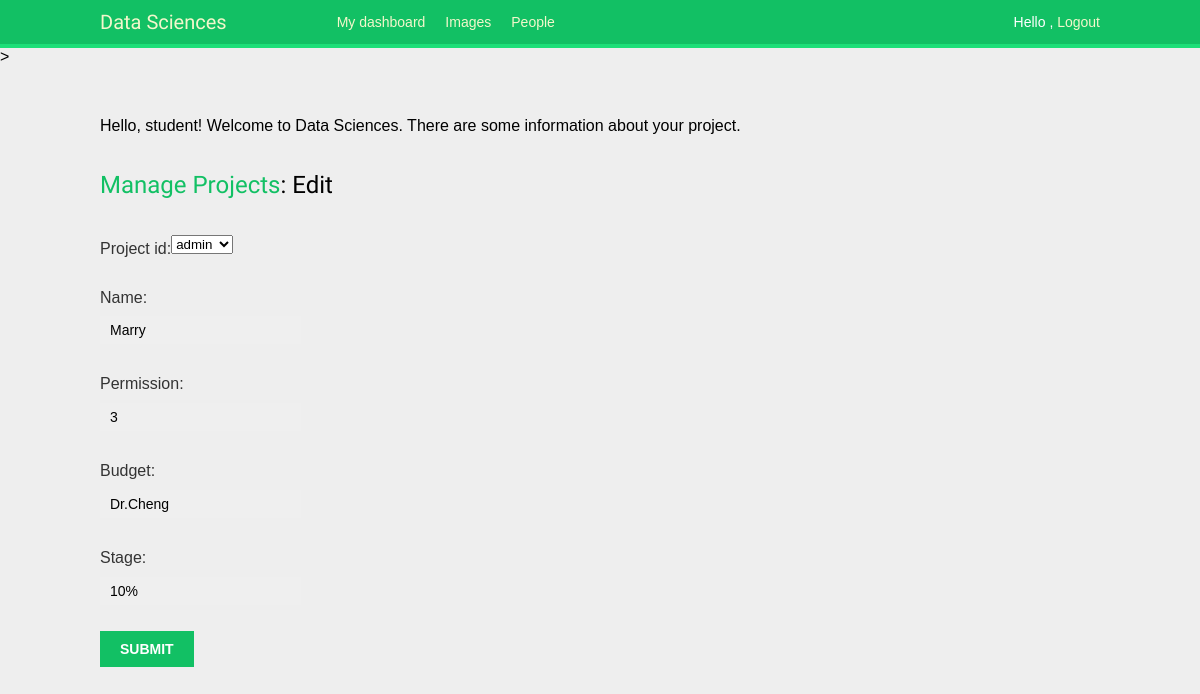
Page /admin_access/edit/1 (signed in) on the committed database.
### admin_access/models.py (models this page shows, shortened)
class Project(models.Model):
    project_id = models.ForeignKey(settings.AUTH_USER_MODEL, on_delete=models.CASCADE)
    name = models.CharField(max_length=50)
    permission = models.CharField (max_length=50)
    budget = models.CharField(max_length=200)
    stage = models.CharField(max_length=50)

### admin_access/views.py (the view)
@login_required
def admin_update(request, pk, template_name='admin_access/project_form.html'):
    if request.user.is_superuser:
        project= get_object_or_404(Project, pk=pk)
    else:
        project= get_object_or_404(Project, pk=pk, user=request.user)
    form = ProjectForm(request.POST or None, instance=project)
    if form.is_valid():
        form.save()
        return redirect('admin_access:aa_list')
    return render(request, template_name, {'form':form})

### admin_access/views.py
class ProjectForm(ModelForm):
    class Meta:
        model = Project
        fields = ['project_id','name', 'permission', 'budget', 'stage']

### admin_access/templates/admin_access/project_form.html (shortened to what this page needs)
{% extends "base.html" %}
{% load staticfiles %}
{% block content %}
<head>
</head>
<body>
<p>Hello, student! Welcome to Data Sciences. There are some information about your project.</p>
<h2><a href="{% url 'admin_access:aa_list' %}">Manage Projects</a>: Edit</h2>
<form method="post">{% csrf_token %}
    {{ form.as_p }}
    <input type="submit" value="Submit" />
</form>
{% endblock %}

### student_access/static/css/base.css (style rules this page uses)
body { margin:0; padding:0; font-family:helvetica, sans-serif; }
p { line-height: 1.8; }
a { color:#12c064; text-decoration:none; }
h1, h2, h3, h4, h5 , h6 { font-family: 'Muli', sans-serif; font-weight:normal; }
h2 { margin:30px 0 20px; }
form { overflow:auto; }
form p { width:100%; overflow:auto; }
label { float:left; clear:both; color:#333; margin-bottom:4px; }
input, textarea { clear:both; float:left; margin:0 0 10px; background:#efefef; border:0; padding:6px 10px; font-size:14px; }
input[type=submit], a.button { font-weight:bold; background:#12c064; color:#fff; padding:10px 20px; font-size:14px; text-transform:uppercase; }

### admin_access/templates/admin_access/project_form.html (style rules this page uses)
body { background-color: #eee; }

### rows in the picture
Project: project_id "admin", name "Marry", permission "3", budget "Dr.Cheng", stage "10%"
